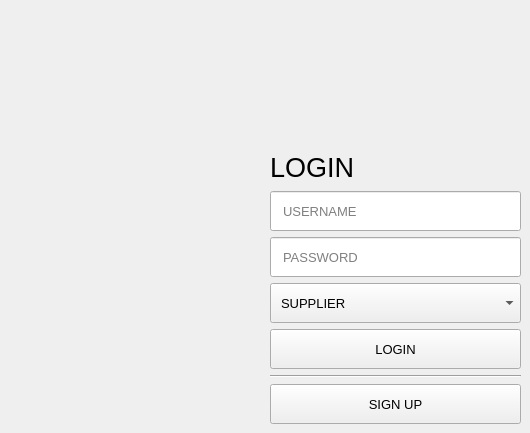
    <widget class="QWidget" name="LoginPage">
     <widget class="QWidget" name="verticalLayoutWidget_5">
      <property name="geometry">
       <rect>
        <x>270</x>
        <y>150</y>
        <width>251</width>
        <height>274</height>
       </rect>
      </property>
      <layout class="QVBoxLayout" name="verticalLayout_14">
       <item>
        <widget class="QLabel" name="label_52">
         <property name="font">
          <font>
           <pointsize>20</pointsize>
          </font>
         </property>
         <property name="text">
          <string>LOGIN</string>
         </property>
        </widget>
       </item>
       <item>
        <widget class="QLineEdit" name="lineEdit">
         <property name="minimumSize">
          <size>
           <width>0</width>
           <height>40</height>
          </size>
         </property>
         <property name="font">
          <font>
           <pointsize>10</pointsize>
          </font>
         </property>
         <property name="styleSheet">
          <string notr="true">padding: 0px 10px</string>
         </property>
         <property name="inputMask">
          <string/>
         </property>
         <property name="text">
          <string/>
         </property>
         <property name="placeholderText">
          <string>USERNAME</string>
         </property>
        </widget>
       </item>
       <item>
        <widget class="QLineEdit" name="lineEdit_2">
         <property name="minimumSize">
          <size>
           <width>0</width>
           <height>40</height>
          </size>
         </property>
         <property name="font">
          <font>
           <pointsize>10</pointsize>
          </font>
         </property>
         <property name="autoFillBackground">
          <bool>false</bool>
         </property>
         <property name="styleSheet">
          <string notr="true">padding: 0px 10px</string>
         </property>
         <property name="inputMethodHints">
          <set>Qt::ImhHiddenText|Qt::ImhNoAutoUppercase|Qt::ImhNoPredictiveText|Qt::ImhSensitiveData</set>
         </property>
         <property name="inputMask">
          <string/>
         </property>
         <property name="echoMode">
          <enum>QLineEdit::Password</enum>
         </property>
         <property name="placeholderText">
          <string>PASSWORD</string>
         </property>
         <property name="clearButtonEnabled">
          <bool>false</bool>
         </property>
        </widget>
       </item>
       <item>
        <widget class="QComboBox" name="comboBox">
         <property name="minimumSize">
          <size>
           <width>0</width>
           <height>40</height>
          </size>
         </property>
         <property name="font">
          <font>
           <pointsize>10</pointsize>
          </font>
         </property>
         <property name="styleSheet">
          <string notr="true">padding-left: 10px</string>
         </property>
         <item>
          <property name="text">
           <string>SUPPLIER</string>
          </property>
         </item>
         <item>
          <property name="text">
           <string>RETAILER</string>
          </property>
         </item>
         <item>
          <property name="text">
           <string>STAFF</string>
          </property>
         </item>
        </widget>
       </item>
       <item>
        <widget class="QPushButton" name="pushButton_2">
         <property name="minimumSize">
          <size>
           <width>0</width>
           <height>40</height>
          </size>
         </property>
         <property name="font">
          <font>
           <pointsize>10</pointsize>
          </font>
         </property>
         <property name="styleSheet">
          <string notr="true"/>
         </property>
         <property name="text">
          <string>LOGIN</string>
         </property>
        </widget>
       </item>
       <item>
        <widget class="Line" name="line_2">
         <property name="orientation">
          <enum>Qt::Horizontal</enum>
         </property>
        </widget>
       </item>
       <item>
        <widget class="QPushButton" name="pushButton_6">
         <property name="minimumSize">
          <size>
           <width>0</width>
           <height>40</height>
          </size>
         </property>
         <property name="font">
          <font>
           <pointsize>10</pointsize>
          </font>
         </property>
         <property name="text">
          <string>SIGN UP</string>
         </property>
        </widget>
       </item>
      </layout>
     </widget>
    </widget>
